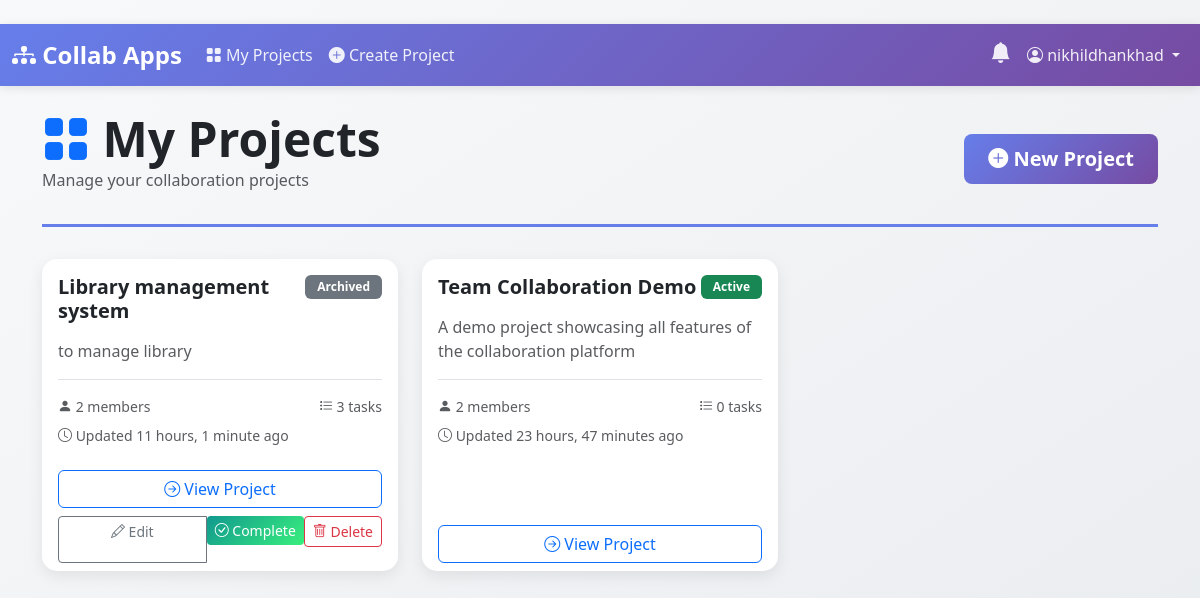
Before: /projects/ (signed in) with the older database file.
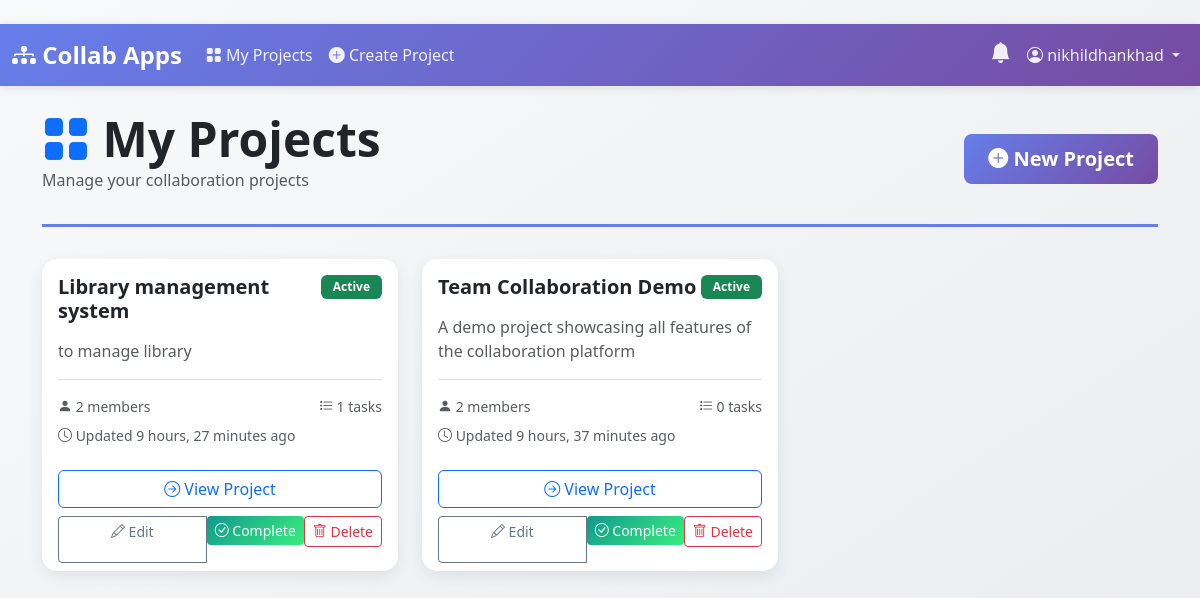
After: the same page with the newer database file.
### projects/models.py (models this page shows, shortened)
class Project(models.Model):
    STATUS_CHOICES = [
        ('active', 'Active'),
        ('archived', 'Archived'),
        ('completed', 'Completed'),
    ]
    name = models.CharField(max_length=200)
    description = models.TextField()
    owner = models.ForeignKey(User, on_delete=models.CASCADE, related_name='owned_projects')
    status = models.CharField(max_length=20, choices=STATUS_CHOICES, default='active')
    created_at = models.DateTimeField(auto_now_add=True)
    updated_at = models.DateTimeField(auto_now=True)
    members = models.ManyToManyField(User, through='ProjectMembership', related_name='projects')
    class Meta:
        ordering = ['-created_at']
    def get_member_count(self):
        return self.members.count()
    def get_task_count(self):
        return self.tasks.count()
    @property
    def is_completed(self):
        return self.status == 'completed'

### projects/views.py (the view)
# urls.py: path('', views.DashboardView.as_view(), name='dashboard'),
class DashboardView(LoginRequiredMixin, ListView):
    model = Project
    template_name = 'projects/dashboard.html'
    context_object_name = 'projects'
    def get_queryset(self):
        return get_user_projects(self.request.user).order_by('-updated_at')

### projects/permissions.py (called while the page is built)
def get_user_projects(user):
    return user.projects.all()

### templates/projects/dashboard.html (shortened to what this page needs)
﻿{% extends 'base.html' %}
{% block content %}
<div class="page-header">
    <div class="d-flex justify-content-between align-items-center">
        <div>
            <h1 class="display-5 fw-bold mb-0">
                <i class="bi bi-grid-fill text-primary"></i> My Projects
            </h1>
            <p class="text-muted">Manage your collaboration projects</p>
        </div>
        <a href="{% url 'project_create' %}" class="btn btn-primary btn-lg">
            <i class="bi bi-plus-circle-fill"></i> New Project
        </a>
    </div>
</div>
{% if projects %}
<div class="row g-4">
    {% for project in projects %}
    <div class="col-md-6 col-lg-4">
        <div class="card h-100">
            <div class="card-body">
                <div class="d-flex justify-content-between align-items-start mb-3">
                    <h5
                        class="card-title fw-bold mb-0 {% if project.is_completed %}text-muted text-decoration-line-through{% endif %}">
                        <a href="{% url 'project_detail' project.pk %}"
                            class="text-decoration-none {% if project.is_completed %}text-muted{% else %}text-dark{% endif %}">
                            {{ project.name }}
                        </a>
                    </h5>
                    <span
                        class="badge {% if project.status == 'active' %}bg-success{% elif project.status == 'completed' %}bg-info{% else %}bg-secondary{% endif %}">
                        {{ project.get_status_display }}
                    </span>
                </div>
                <p class="card-text text-muted">
                    {{ project.description|truncatewords:20 }}
                </p>
                <div class="d-flex justify-content-between align-items-center mt-3 pt-3 border-top">
                    <div class="small text-muted">
                        <i class="bi bi-person-fill"></i> {{ project.get_member_count }} members
                    </div>
                    <div class="small text-muted">
                        <i class="bi bi-list-task"></i> {{ project.get_task_count }} tasks
                    </div>
                </div>
                <div class="small text-muted mt-2">
                    <i class="bi bi-clock"></i> Updated {{ project.updated_at|timesince }} ago
                </div>
            </div>
            <div class="card-footer bg-transparent border-0">
                <div class="d-grid gap-2">
                    <a href="{% url 'project_detail' project.pk %}" class="btn btn-outline-primary">
                        <i class="bi bi-arrow-right-circle"></i> View Project
                    </a>
                    {% if project.owner == user %}
                    <div class="btn-group" role="group">
                        <a href="{% url 'project_update' project.pk %}" class="btn btn-sm btn-outline-secondary">
                            <i class="bi bi-pencil"></i> Edit
                        </a>
                        {% if not project.is_completed %}
                        <form method="post" action="{% url 'mark_project_completed' project.pk %}" class="d-inline">
                            <button type="submit" class="btn btn-sm btn-success" title="Mark as completed">
                                <i class="bi bi-check-circle"></i> Complete
                            </button>
                        </form>
                        {% endif %}
                        <form method="post" action="{% url 'project_delete' project.pk %}" class="d-inline"
                            onsubmit="return confirm('⚠️ WARNING: This will permanently delete the project and ALL its tasks, files, and comments. This action cannot be undone. Are you absolutely sure?');">
                            <button type="submit" class="btn btn-sm btn-outline-danger">
                                <i class="bi bi-trash"></i> Delete
                            </button>
                        </form>
                    </div>
                    {% endif %}
                </div>
            </div>
        </div>
    </div>
    {% endfor %}
</div>
{% endif %}
{% endblock %}

Changed rows visible on the page:
changed Project "Library management system": status "Archived" → "Active"; get_task_count "3" → "1"; updated_at "11 hours, 1 minute" → "9 hours, 27 minutes"
changed Project "Team Collaboration Demo": updated_at "23 hours, 47 minutes" → "9 hours, 37 minutes"; now shows "Edit Complete Delete"
